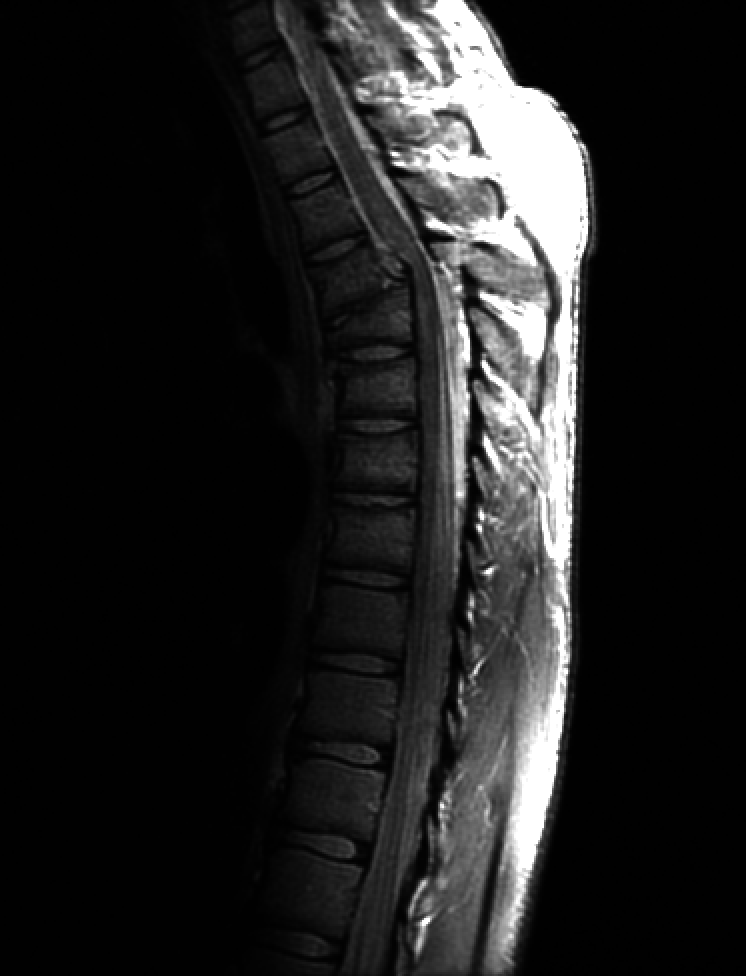
//> input picture C++/Experiments/Experiments/2-1.tif, 746 x 976 px
$ ./exp2   (built with g++ and OpenCV 4)
//> lines starting //> are read from the running program, lines starting //| are printed output that depends on the picture; after the words box and inside, x2 and y2 are one past the last pixel; in counts of white or black regions, pixels touching at a corner belong together
#include"cv.h"
#include"highgui.h"
#include <iostream>
#include <math.h>
#include <string>
#include <stdlib.h>
using namespace std;

int getMax(int *arr) {
	int max = 0;
	for (int i = 0; i < 256; i++) {
		if (arr[i] > max)
			max = arr[i];
	}
	return max;
}
	int main(int argc, char** argv)
	{
	//initialization
	IplImage* src[2];
	src[0] = cvLoadImage("2-1.tif", CV_LOAD_IMAGE_GRAYSCALE);
//> src = 2 items
	src[1] = cvLoadImage("2-1.tif", CV_LOAD_IMAGE_GRAYSCALE);
	int width = src[0]->width;//width
//> width = 746
	int height = src[0]->height;//height
//> height = 976
	double c = 1, v = 70, gama = 0.4;

	//2-1
	//cvNamedWindow("original", 0);
	cvShowImage("original", src[0]);//original picture
	cvWaitKey(0);
	for (size_t row = 0; row < height; row++)
	{
		uchar* ptr0 = (uchar*)src[0]->imageData + row*src[0]->widthStep;//获得灰度值数据指针
		uchar* ptr1 = (uchar*)src[1]->imageData + row*src[1]->widthStep;
		for (size_t cols = 0; cols < width; cols++)
		{
			ptr0[cols] = c * log(1+v*ptr0[cols]/255.0)/log(v+1)*255;
			ptr1[cols] = c * pow((ptr1[cols]/255.0),gama)*255;
		}
	}
	cvShowImage("logtrans",src[0]);//show log transformation
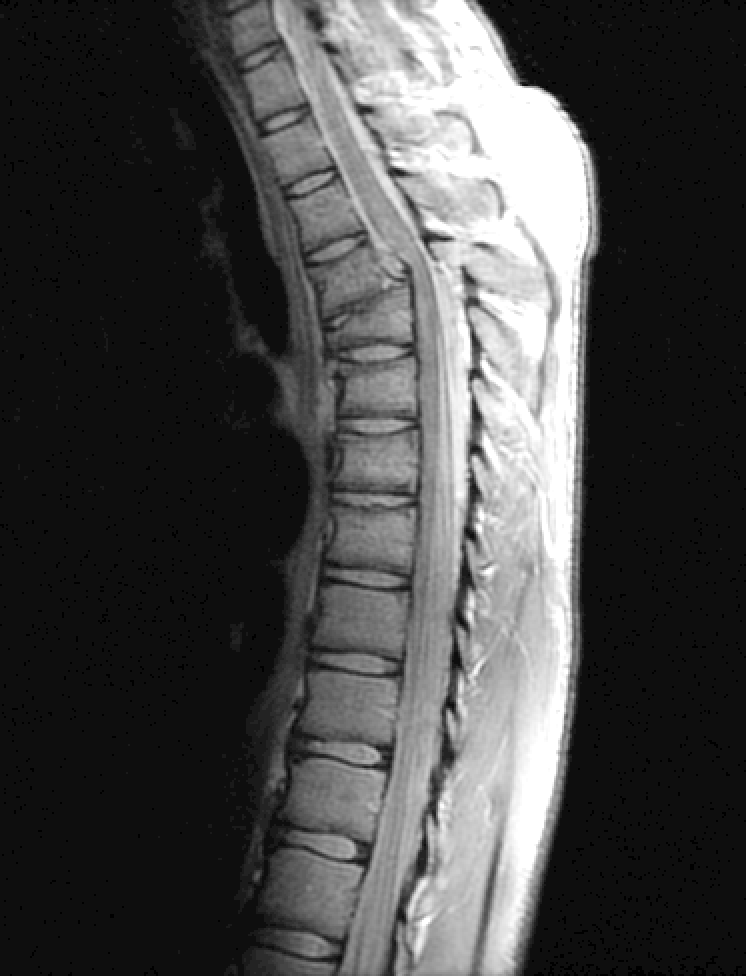
//> window 'logtrans': 976 rows x 746 cols, CV_8UC1; min 0, max 255, mean 70.7
	cvWaitKey(0);//press key '0' to see next gray level
	cvShowImage("gama", src[1]);
	cvWaitKey(0);

	//2-2
	IplImage* image = cvLoadImage("2-1.tif", CV_LOAD_IMAGE_GRAYSCALE);
//> image is the input picture: 976 rows x 746 cols, CV_8UC1; min 0, max 255, mean 32.6
	int step = image->widthStep;
//> step = 746
	width = image->width;
	height = image->height;
	uchar* data = (uchar *)image->imageData;
	int hist[256] = {0};
	for (int i = 0; i<height; i++)
	{
		for (int j = 0; j<width; j++)
		{
			hist[data[i*step + j]]++;
		}
	}
//> after the loop, hist = 256 values, max 407152 at index 1, min 0 at index 59, mean 2844.1
	IplImage* dst = cvCreateImage(cvSize(400, 300), 8, 3);
	cvSet(dst, cvScalarAll(255), 0);
	double bin_width = (double)dst->width / 256;
	double bin_unith = (double)dst->height / getMax(hist);
//> the loop in getMax, `for (int i = 0; i < 256; i++)` made 256 passes
//> max on passes 1 to 2: 10592, 407152
//> after the loop in getMax, `for (int i = 0; i < 256; i++)`: max = 407152
//> bin_unith = 0.000737
	for (int i = 0; i<256; i++)
	{
		CvPoint p0 = cvPoint(i*bin_width, dst->height);
		CvPoint p1 = cvPoint((i + 1)*bin_width, dst->height - hist[i] * bin_unith);
		cvRectangle(dst, p0, p1, cvScalar(0), -1, 8, 0);
	}
//> this loop made 256 passes
//> p1 on passes 1 to 3: Point(1, 292), Point(3, 0), Point(4, 290)
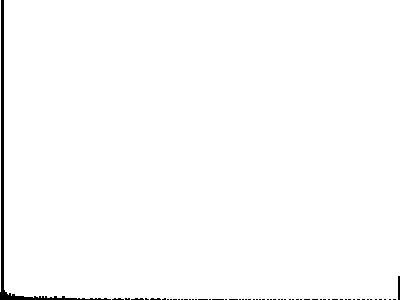
//> dst: 300 rows x 400 cols, CV_8UC3; 98.8% white; 59 black regions (57 under 20 px), largest, box (x1, y1, x2, y2) and area: (0, 0, 111, 300) 1214, (398, 276, 400, 300) 48
	cvShowImage("dst1", dst);
	cvWaitKey(0);
	int num = height*width;
//> num = 728096
	double hist2[256];
	hist2[0] = hist[0];
//> hist2 = 256 values, max 10592 at index 0, min 0 at index 1, mean 41.38
	for (int i = 1; i < 256; i++) {
		hist2[i] = hist2[i-1] + hist[i];
	}
//> after the loop, hist2 = 256 values from 10592 to 728096
	for (int i = 0; i < 256; i++) {
		hist2[i] = hist2[i] / num * 255;
	}
//> after the loop, hist2 = 256 values from 3.71 to 255
	for (int i = 0; i<height; i++)
	{
		for (int j = 0; j<width; j++)
		{
			data[i*step + j] = (uchar)hist2[data[i*step + j]];
		}
	}
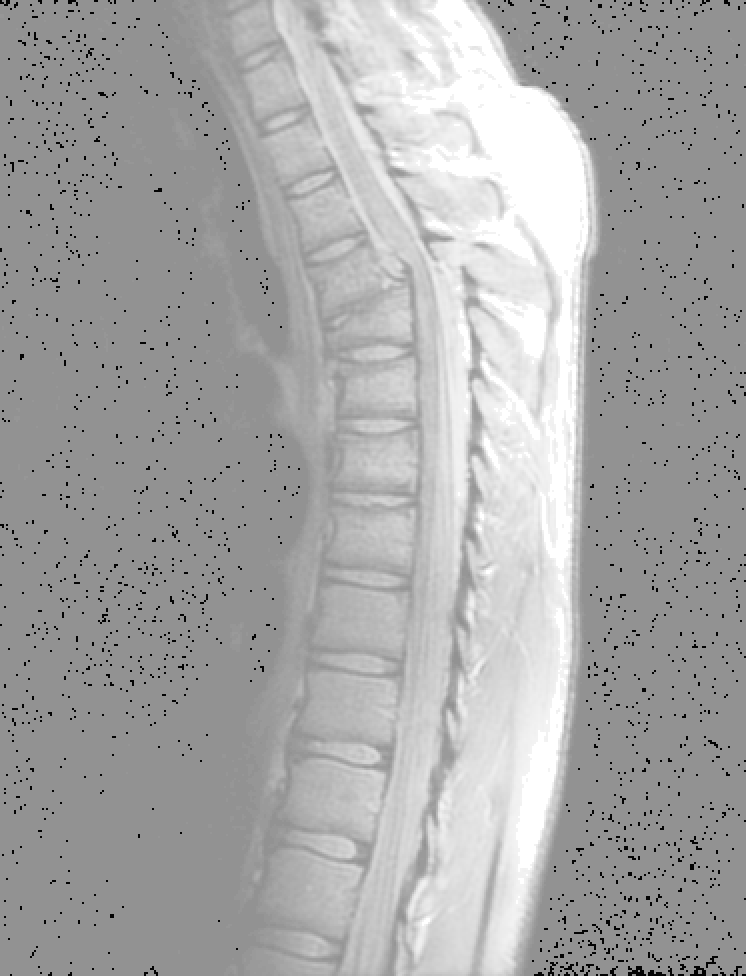
//> image: 976 rows x 746 cols, CV_8UC1; min 3, max 255, mean 167.5
	cvShowImage("changed",image);
	cvWaitKey(0);
	int hist3[256] = { 0 };
	for (int i = 0; i<height; i++)
	{
		for (int j = 0; j<width; j++)
		{
			hist3[data[i*step + j]]++;
		}
	}
//> after the loop, hist3 = 256 values, max 407152 at index 146, min 0 at index 0, mean 2844.1
	cvSet(dst, cvScalarAll(255), 0);
//> dst: 300 rows x 400 cols, CV_8UC3; 1.24% of pixels changed, all inside (x1, y1, x2, y2) = (0, 0, 400, 300)
	double bin_width1 = (double)dst->width / 256;
//> bin_width1 = 1.56
	double bin_unith1 = (double)dst->height / getMax(hist3);
//> the loop in getMax (call 2), `for (int i = 0; i < 256; i++)` made 256 passes
//> bin_unith1 = 0.000737
	for (int i = 0; i<256; i++)
	{
		CvPoint p0 = cvPoint(i*bin_width1, dst->height);
		CvPoint p1 = cvPoint((i + 1)*bin_width1, dst->height - hist3[i] * bin_unith1);
		cvRectangle(dst, p0, p1, cvScalar(0), -1, 8, 0);
	}
//> this loop made 256 passes
//> p1 on passes 1 to 3: Point(1, 300), Point(3, 300), Point(4, 300)
//> dst: 300 rows x 400 cols, CV_8UC3; 99% white; 12 black regions (4 under 20 px), largest, box (x1, y1, x2, y2) and area: (228, 0, 230, 300) 600, (309, 295, 382, 300) 208, (273, 295, 308, 300) 130
	cvShowImage("dst2", dst);
	cvWaitKey(0);

	//2-3
	int H[3][3] = { {-1,-1,-1},{-1,8,-1},{-1,-1,-1} };
	IplImage* moon = cvLoadImage("2-2.tif", CV_LOAD_IMAGE_GRAYSCALE);
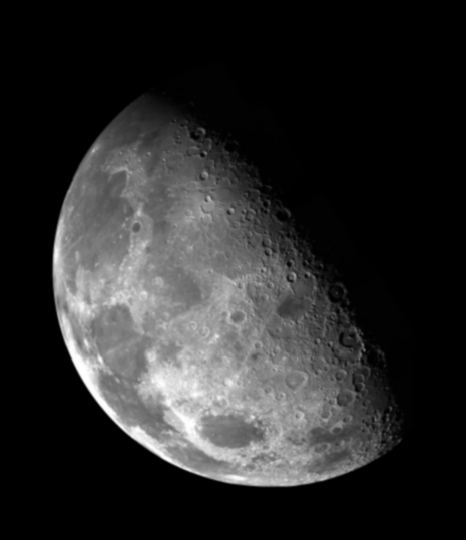
//> input picture C++/Experiments/Experiments/2-2.tif, 466 x 540 px
//> moon is the input picture: 540 rows x 466 cols, CV_8UC1; min 0, max 254, mean 42.7
	uchar * pixel = (uchar*)moon->imageData;
	int hei = moon->height;
//> hei = 540
	int wid = moon->width;
//> wid = 466
	int *m1 = new int[hei*wid];
	int *m2 = new int[(hei+2)*(wid+2)];
	int step1 = moon->widthStep;
//> step1 = 466

	//fill the center
	for (int i = 1; i < hei+1; i++) {
		for (int j = 1; j < wid+1; j++) {
			m2[i*(wid+2) + j] = pixel[(i-1)*step1 + j-1];
		}
	}
	//fill the edges
	for (int i = 1; i < wid + 1; i++) {
		m2[i] = m2[wid + 2 + i];
		m2[(wid + 2)*(hei + 1) + i] = m2[(wid + 2)*hei + i];
	}
	for (int j = 1; j < hei; j++) {
		m2[(wid + 2)*j] = m2[(wid + 2)*j + 1];
		m2[(wid + 2)*(j+1)-1] = m2[(wid + 2)*(j + 1) - 2];
	}
	//fill the cornor
	m2[0] = m2[wid + 3];
	m2[wid + 1] = m2[(wid + 2) * 2 - 2];
	m2[(wid + 2)*(hei + 1)] = m2[(wid + 2)*hei + 1];
	m2[(wid + 2)*(hei + 2) - 1] = m2[(wid + 2)*(hei + 1) - 2];
	//calculate the new image
	for (int i = 1; i < hei + 1; i++) {
		for (int j = 1; j < wid + 1; j++) {
			int psum = 0;
			for (int m = 0; m < 3; m++) {
				for (int n = 0; n < 3; n++) {
					psum += H[m][n] * m2[(i+m-1)*(wid + 2) + j+n-1];
				}
			}
			if (psum < 0) psum = 0;
			if (psum > 255) psum = 255;
			pixel[(i - 1)*step1 + j - 1] = psum;
		}
	}
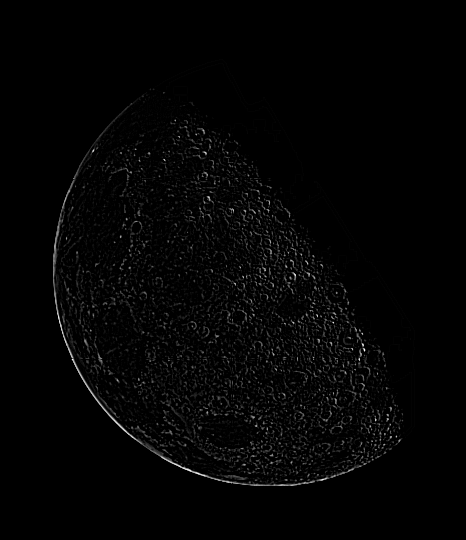
//> moon: 540 rows x 466 cols, CV_8UC1; min 0, max 255, mean 4.1
	cvShowImage("lap1", moon);
	cvWaitKey(0);
	for (int i = 1; i < hei + 1; i++) {
		for (int j = 1; j < wid + 1; j++) {
			int psum = 0;
			for (int m = 0; m < 3; m++) {
				for (int n = 0; n < 3; n++) {
					psum += H[m][n] * m2[(i + m - 1)*(wid + 2) + j + n - 1];
				}
			}
			m1[(i-1)*wid+j-1] = psum;
		}
	}
	double min = 1000000;
	double max = -1000000;
	for (int i = 0; i < hei; i++) {
		for (int j = 0; j < wid; j++) {
			if (m1[i*wid + j] < min) min = m1[i*wid + j];
			if (m1[i*wid + j] > max && m1[i*wid + j] <1000) max = m1[i*wid + j];
		}
	}
//> this loop made 540 passes
//> (min, max) on passes 1 to 3: (0, 0), (0, 0), (0, 0)
//> after the loop, min = -251; max = 283
	int count = 0;
	for (int i = 0; i < hei; i++) {
		for (int j = 0; j < wid; j++) {
			pixel[i*step1 + j] = (uchar)((m1[i*wid + j] - min) / (max - min) * 255);
		}
	}
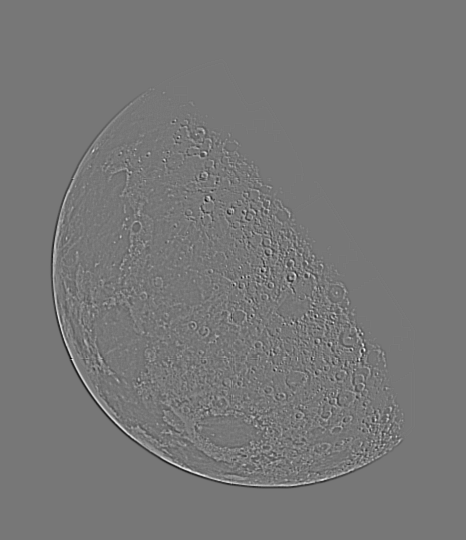
//> moon: 540 rows x 466 cols, CV_8UC1; min 0, max 255, mean 119.1
	cvShowImage("lap2", moon);
	cvWaitKey(0);
	IplImage* moon2 = cvLoadImage("2-2.tif", CV_LOAD_IMAGE_GRAYSCALE);
	uchar * pixel2 = (uchar*)moon2->imageData;
	int temp = 0;
	for (int i = 0; i < hei; i++) {
		for (int j = 0; j < wid; j++) {
			temp = pixel2[i*step1 + j] + m1[i*wid + j];
			if (temp < 0) temp = 0;
			if (temp > 255) temp = 255;
			pixel2[i*step1 + j] = temp;
		}
	}
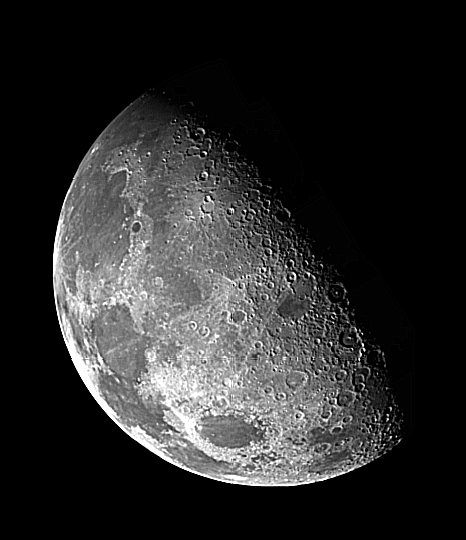
//> moon2: 540 rows x 466 cols, CV_8UC1; min 0, max 255, mean 43.1
//> after the loop, temp = 0
	cvShowImage("lap3", moon2);
	cvWaitKey(0);
	return 0;
}
